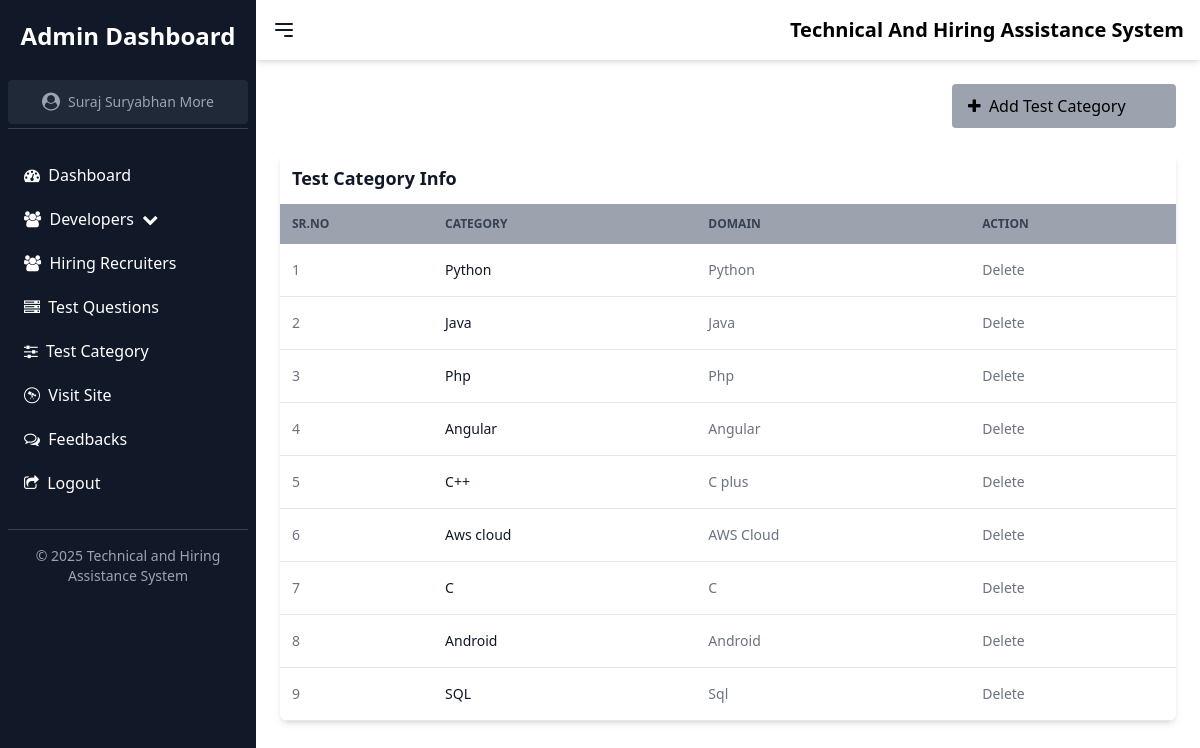
Screenshot of /test_cate (signed in) with the database file from the repository.
### myapp/models.py (models this page shows)
class Admin(models.Model):
    Name = models.CharField(max_length=100)
    Email = models.CharField(max_length=100)
    Password = models.CharField(max_length=100)
    Role = models.CharField(max_length=100)
    Contact = models.IntegerField()

class category(models.Model):
    category =models.CharField(max_length=100)
    Domain =models.CharField(max_length=100)

### myapp/views.py (the view)
# urls.py: path('test_cate',views.test_cate),
def test_cate(request):
    if request.session.get('username2') is not None:
        email = request.session.get('username2')
        data = category.objects.all()
        admin = Admin.objects.values_list('Name', flat=True).first()
        return render(request,"Admin/test_category.html",{'admin':admin,'data':data})

### templates/Admin/test_category.html (shortened to what this page needs)
<!DOCTYPE html>
<html lang="en">
<head>
  <script src="https://cdn.tailwindcss.com"></script>
    <link rel="stylesheet" href="https://cdnjs.cloudflare.com/ajax/libs/font-awesome/4.7.0/css/font-awesome.min.css">
</head>
<body>
   {% include 'Admin/navbar.html' %}
   <div class="flex-1 flex flex-col ml-0 md:ml-64 transition-all duration-200 ease-in-out" id="main-content">
     <main class="p-6 overflow-auto h-screen">
         <div class="grid grid-flow-col grid-rows-1 justify-end">
             <a href="add_test_cate"><button id="user-dropdown-btn" class="mx-auto w-56 block text-left py-2.5 px-4 rounded transition duration-200 bg-gray-400 hover:bg-gray-700 menu-item1">
                 <i class="fa fa-plus"></i>&nbsp Add Test Category</button></a>
         </div>
         <br>
       <div class="relative overflow-x-auto shadow-md sm:rounded-lg">
                <table class=" w-full text-sm text-left text-gray-500" id="content">
                    <caption class="p-3 text-lg font-semibold text-left rtl:text-right text-gray-900 bg-white dark:text-white dark:bg-gray-800">
                       Test Category Info
                    </caption>
                    <thead class="text-xs text-gray-700  uppercase bg-gray-400">
                        <tr>
                            <th scope="col" class="px-3 py-3">Sr.No</th>
                            <th scope="col" class="px-6 py-3">Category</th>
                            <th scope="col" class="px-6 py-3">Domain</th>
                            <th scope="col" class="px-6 py-3">Action</th>
                        </tr>
                    </thead>
                    <tbody>
                    {% for i in data %}
                        <tr class="bg-white border-b">
                            <td class="px-3 py-4">{{ forloop.counter }}</td>
                            <td class="px-6 py-4 font-medium text-gray-900">{{ i.category }}</td>
                            <td class="px-6 py-4">{{ i.Domain }}</td>
                            <td class="px-6 py-4"><a href="/delete_cate/{{i.id}}" class="btn btn-danger">Delete</a></td>
                        </tr>
                    {% endfor %}
                    </tbody>
                </table>
       </div>
     </main>
   </div>
</body>
</html>

### templates/Admin/navbar.html (shortened to what this page needs)
    <div id="sidebar" class="bg-gray-900 text-white w-64 space-y-6 py-5 px-2 h-screen fixed left-0 top-0 transform -translate-x-full md:translate-x-0 transition duration-200 ease-in-out z-50 overflow-y-auto">
        <h1 class="text-2xl font-semibold text-center">Admin Dashboard</h1>
      <header class="text-center text-gray-400 text-sm py-1 border-b border-gray-700">
        <div class="flex items-center justify-center bg-gray-800 rounded">
            <a href="admin_profile"><button id="profile-btn" class="flex justify-center items-center space-x-2 w-full hover:bg-gray-700 p-2 rounded transition">
             <i class="fa fa-user-circle text-lg"></i>
            <span>{{ admin }}</span>
            </button></a>
        </div>
      </header>
        <nav>
            <a href="Admin1" class="block py-2.5 px-4 rounded transition duration-200 hover:bg-gray-700 menu-item"><i class="fa fa-dashboard"></i>&nbsp Dashboard</a>
             <div class="relative">
                <button id="user-dropdown-btn" class="block w-full text-left py-2.5 px-4 rounded transition duration-200 hover:bg-gray-700 menu-item1"><i class="fa fa-users"></i>&nbsp Developers &nbsp<i class="fa fa-chevron-down"></i></button>
            </div>
            <a href="hr" class="block py-2.5 px-4 rounded transition duration-200 hover:bg-gray-700 menu-item"><i class="fa fa-users"></i>&nbsp Hiring Recruiters</a>
            <a href="test" class="block py-2.5 px-4 rounded transition duration-200 hover:bg-gray-700 menu-item"><i class="fa fa-server"></i>&nbsp Test Questions</a>
            <a href="test_cate" class="block py-2.5 px-4 rounded transition duration-200 hover:bg-gray-700 menu-item"><i class="fa fa-sliders"></i>&nbsp Test Category</a>
            <a href="/" class="block py-2.5 px-4 rounded transition duration-200 hover:bg-gray-700 menu-item"><i class="fa fa-wpexplorer"></i>&nbsp Visit Site</a>
            <a href="feedback" class="block py-2.5 px-4 rounded transition duration-200 hover:bg-gray-700 menu-item"><i class="fa fa-comments-o"></i>&nbsp Feedbacks</a>
            <a href="admin_logout" class="block py-2.5 px-4 rounded transition duration-200 hover:bg-gray-700 menu-item"><i class="fa fa-share-square-o"></i>&nbsp Logout</a>
        </nav>
        <footer class="text-center text-gray-400 text-sm py-4 border-t border-gray-700">
            &copy; 2025 Technical and Hiring Assistance System
        </footer>
    </div>
    <div class="flex-1 flex flex-col ml-0 md:ml-64 transition-all duration-200 ease-in-out sticky top-0 z-40" id="main-content">
        <header class="bg-white shadow-md p-4 flex justify-between items-center sticky top-0 z-40">
            <button id="menu-btn" class="text-gray-900 focus:outline-none">
                <svg class="w-6 h-6" fill="none" stroke="currentColor" viewBox="0 0 24 24" xmlns="http://www.w3.org/2000/svg">
                    <path stroke-linecap="round" stroke-linejoin="round" stroke-width="2" d="M4 6h16M4 12h16m-7 6h7"></path>
                </svg>
            </button>
            <h2 class="text-xl font-semibold">Technical And Hiring Assistance System</h2>
        </header>
    </div>

### rows the page displays
Admin: Name "Suraj Suryabhan More"
category: category "Python", Domain "Python"
category: category "Java", Domain "Java"
category: category "Php", Domain "Php"
category: category "Angular", Domain "Angular"
category: category "C++", Domain "C plus"
category: category "Aws cloud", Domain "AWS Cloud"
category: category "C", Domain "C"
category: category "Android", Domain "Android"
category: category "SQL", Domain "Sql"
